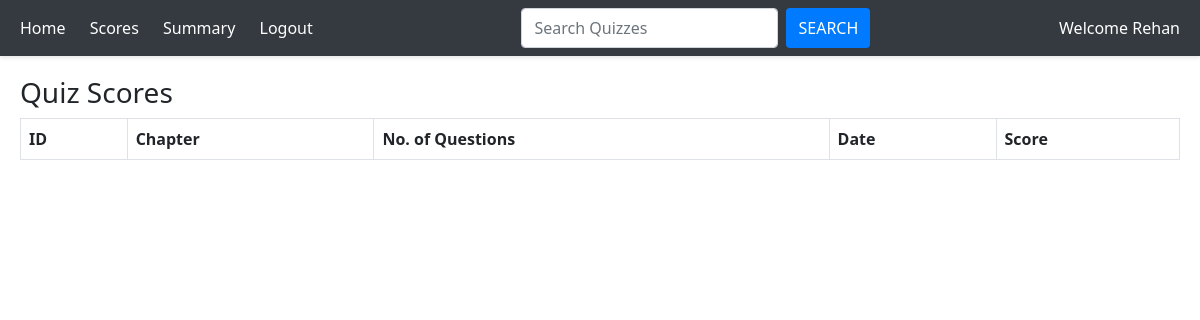
The app's page /view_scores/1, older data.
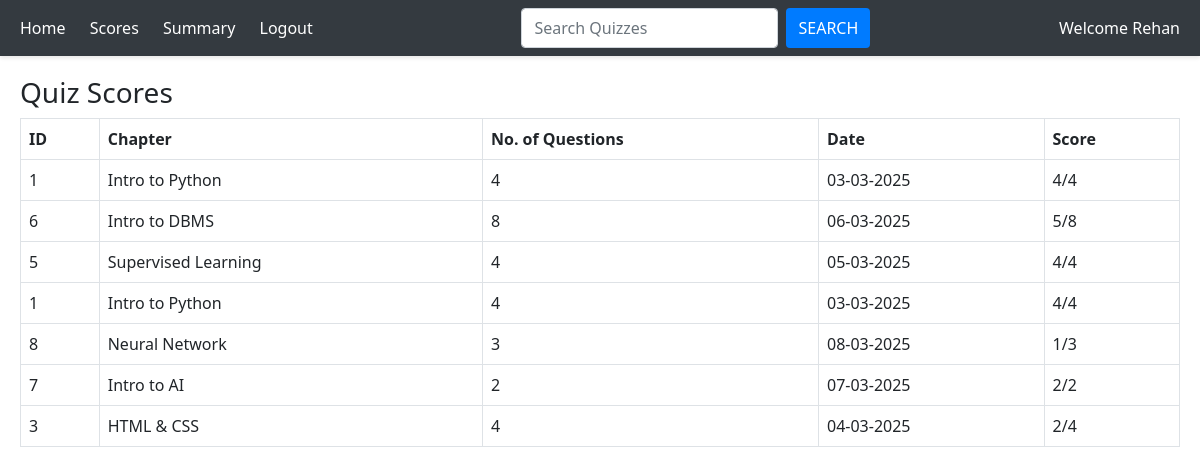
The same page, newer data.
### application/models.py (models this page shows)
class User(db.Model):
    id = db.Column(db.Integer, primary_key=True)
    username = db.Column(db.String(), unique=True, nullable=False)
    password = db.Column(db.String(), nullable=False)
    full_name = db.Column(db.String(), nullable=False)
    qualification = db.Column(db.String())
    dob = db.Column(db.Date)
    is_admin = db.Column(db.String(), default="general")
    scores = db.relationship('Score', backref='user', lazy=True)

class Score(db.Model):
    id = db.Column(db.Integer, primary_key=True)
    quiz_id = db.Column(db.Integer, db.ForeignKey('quiz.id'), nullable=False)
    user_id = db.Column(db.Integer, db.ForeignKey('user.id'), nullable=False)
    time_stamp_of_attempt = db.Column(db.DateTime, default=datetime.utcnow)
    total_scored = db.Column(db.Integer, nullable=False)

class Chapter(db.Model):
    id = db.Column(db.Integer, primary_key=True)
    name = db.Column(db.String(), nullable=False)
    description = db.Column(db.Text)
    subject_id = db.Column(db.Integer, db.ForeignKey('subject.id'), nullable=False)
    quizzes = db.relationship('Quiz', backref='chapter', lazy=True, cascade ="all, delete-orphan")

class Quiz(db.Model):
    id = db.Column(db.Integer, primary_key=True)
    chapter_id = db.Column(db.Integer, db.ForeignKey('chapter.id'), nullable=False)
    date_of_quiz = db.Column(db.Date)
    time_duration = db.Column(db.Time)
    is_active = db.Column(db.Boolean, default=True)
    title = db.Column(db.String())
    questions = db.relationship('Question', backref='quiz', lazy=True, cascade="all, delete-orphan")
    scores = db.relationship('Score', backref='quiz', lazy=True, cascade="all, delete-orphan")

### application/controllers.py (the view)
@app.route("/view_scores/<int:user_id>")
def view_scores(user_id):
    user = User.query.get_or_404(user_id)
    scores = Score.query.filter_by(user_id=user.id).all()
    return render_template(
        "view_scores.html", scores=scores, user_id=user_id, user=user
    )

### templates/view_scores.html (shortened to what this page needs)
<!DOCTYPE html>
<html lang="en">
<head>
    <link rel="stylesheet" href="{{url_for('static', filename ='user_dash.css')}}">
    <link href="https://cdn.jsdelivr.net/npm/bootstrap@5.0.2/dist/css/bootstrap.min.css" rel="stylesheet"
>
</head>
<body>
    <div class="main">
        <nav class="navbar">
            <div>
                <a href="{{url_for('user_dashboard', user_id=user_id)}}">Home </a>
                <a href="{{url_for('view_scores',user_id =user.id)}}">Scores</a>
                <a href="{{url_for('user_summary', user_id =user.id)}}">Summary</a>
                <a href="/login">Logout</a>
            </div>
                <form class="d-flex" action="{{ url_for('user_dashboard', user_id=user.id) }}" method=["GET"]>
                    <input class="form-control me-2" type="search" placeholder="Search Quizzes" name="search_query" value="{{ search_query }}">
                    <button class="btn btn-outline-success" type="submit">Search</button>
                </form>
                <span class="navbar-text">Welcome {{user.username}}</span>
        </nav>
        <div class="dashboard">
            <h3>Quiz Scores</h3>
            <table class="table table-bordered">
                <thead>
                    <tr>
                        <th>ID</th>
                        <th>Chapter</th>
                        <th>No. of Questions</th>
                        <th>Date</th>
                        <th>Score</th>
                    </tr>
                </thead>
                <tbody>
                    {% for score in scores %}
                    <tr>
                        <td>{{score.quiz_id}}</td>
                        <td> {{score.quiz.chapter.name}}</td>
                        <td>{{score.quiz.questions|length}}</td>
                        <td>{{score.quiz.date_of_quiz.strftime('%d-%m-%Y')}}</td>
                        <td>{{score.total_scored}}/{{score.quiz.questions|length}}</td>
                    </tr>
                    {% endfor %}
                </tbody>
            </table>
        </div>
    </div>
</body>
</html>

### static/user_dash.css (style rules this page uses)
* { margin:0px; padding:0px; box-sizing: border-box; }
body { font-family: Arial,sans-serif; margin:0px; padding:0px; background-color: #f4f6f9; color: #333; }
.navbar { background-color:#343a40; color:white; padding:15px 20px; display:flex; justify-content: space-between; align-items:center; box-shadow: 0 2px 4px rgba(0,0,0,0.1); }
.navbar a { color: #fff; text-decoration:None; margin-right:20px; font-weight: 500; transition: color 0.3s ease; }
.navbar button { background-color: #007bff; color:white; border:none; padding: 8px 12px; border-radius: 4px; cursor: pointer; transition: background-color 0.3s ease; }
.dashboard { padding: 20px; flex-wrap: wrap; justify-content: flex-start; gap: 20px; }
.btn { padding:8px 12px; border: none; border-radius: 4px; cursor:pointer; text-transform: uppercase; font-size: 12px; font-weight: 500; transition: background-color 0.3s ease; text-decoration:none; display:inline-block; }

Row changes from the older to the newer data that the page shows:
added Score: quiz_id "1", quiz.chapter.name "Intro to Python", quiz.questions|length "4", quiz.date_of_quiz "03-03-2025", total_scored "4"
added Score: quiz_id "6", quiz.chapter.name "Intro to DBMS", quiz.questions|length "8", quiz.date_of_quiz "06-03-2025", total_scored "5"
added Score: quiz_id "5", quiz.chapter.name "Supervised Learning", quiz.questions|length "4", quiz.date_of_quiz "05-03-2025", total_scored "4"
added Score: quiz_id "1", quiz.chapter.name "Intro to Python", quiz.questions|length "4", quiz.date_of_quiz "03-03-2025", total_scored "4"
added Score: quiz_id "8", quiz.chapter.name "Neural Network", quiz.questions|length "3", quiz.date_of_quiz "08-03-2025", total_scored "1"
added Score: quiz_id "7", quiz.chapter.name "Intro to AI", quiz.questions|length "2", quiz.date_of_quiz "07-03-2025", total_scored "2"
added Score: quiz_id "3", quiz.chapter.name "HTML & CSS", quiz.questions|length "4", quiz.date_of_quiz "04-03-2025", total_scored "2"
